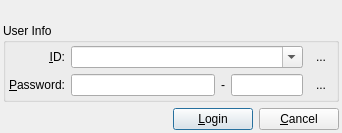
<?xml version="1.0" encoding="UTF-8"?>
<ui version="4.0">
 <author>He Hui</author>
 <class>LoginDlgUI</class>
 <widget class="QDialog" name="LoginDlgUI">
  <property name="geometry">
   <rect>
    <x>0</x>
    <y>0</y>
    <width>406</width>
    <height>197</height>
   </rect>
  </property>
  <property name="sizePolicy">
   <sizepolicy hsizetype="Preferred" vsizetype="Preferred">
    <horstretch>0</horstretch>
    <verstretch>0</verstretch>
   </sizepolicy>
  </property>
  <property name="maximumSize">
   <size>
    <width>3331</width>
    <height>2251</height>
   </size>
  </property>
  <property name="windowTitle">
   <string>Login...</string>
  </property>
  <property name="windowIcon">
   <iconset resource="../gui.qrc">
    <normaloff>:/resources/images/login.png</normaloff>:/resources/images/login.png</iconset>
  </property>
  <property name="sizeGripEnabled">
   <bool>false</bool>
  </property>
  <layout class="QGridLayout" name="gridLayout">
   <property name="sizeConstraint">
    <enum>QLayout::SetFixedSize</enum>
   </property>
   <property name="margin">
    <number>3</number>
   </property>
   <property name="spacing">
    <number>6</number>
   </property>
   <item row="0" column="0">
    <widget class="QLabel" name="logoLabel">
     <property name="text">
      <string/>
     </property>
     <property name="pixmap">
      <pixmap resource="../gui.qrc">:/resources/images/logo.png</pixmap>
     </property>
     <property name="alignment">
      <set>Qt::AlignCenter</set>
     </property>
    </widget>
   </item>
   <item row="1" column="0">
    <widget class="QGroupBox" name="userInfoGB">
     <property name="sizePolicy">
      <sizepolicy hsizetype="Expanding" vsizetype="Preferred">
       <horstretch>0</horstretch>
       <verstretch>0</verstretch>
      </sizepolicy>
     </property>
     <property name="title">
      <string>User Info</string>
     </property>
     <property name="checkable">
      <bool>false</bool>
     </property>
     <property name="checked">
      <bool>false</bool>
     </property>
     <layout class="QGridLayout">
      <property name="margin">
       <number>3</number>
      </property>
      <property name="spacing">
       <number>6</number>
      </property>
      <item row="0" column="0">
       <widget class="QLabel" name="userIDLabel">
        <property name="text">
         <string>&amp;ID:</string>
        </property>
        <property name="alignment">
         <set>Qt::AlignRight|Qt::AlignTrailing|Qt::AlignVCenter</set>
        </property>
        <property name="buddy">
         <cstring>userIDComboBox</cstring>
        </property>
       </widget>
      </item>
      <item row="0" column="1" colspan="3">
       <widget class="QComboBox" name="userIDComboBox">
        <property name="sizePolicy">
         <sizepolicy hsizetype="Expanding" vsizetype="Fixed">
          <horstretch>0</horstretch>
          <verstretch>0</verstretch>
         </sizepolicy>
        </property>
        <property name="toolTip">
         <string>User Name</string>
        </property>
        <property name="editable">
         <bool>true</bool>
        </property>
        <property name="currentIndex">
         <number>-1</number>
        </property>
        <property name="duplicatesEnabled">
         <bool>false</bool>
        </property>
       </widget>
      </item>
      <item row="1" column="0">
       <widget class="QLabel" name="passwordLabel">
        <property name="text">
         <string>&amp;Password:</string>
        </property>
        <property name="alignment">
         <set>Qt::AlignRight|Qt::AlignTrailing|Qt::AlignVCenter</set>
        </property>
        <property name="buddy">
         <cstring>passwordLineEdit</cstring>
        </property>
       </widget>
      </item>
      <item row="1" column="1">
       <widget class="QLineEdit" name="passwordLineEdit">
        <property name="sizePolicy">
         <sizepolicy hsizetype="Expanding" vsizetype="Fixed">
          <horstretch>2</horstretch>
          <verstretch>0</verstretch>
         </sizepolicy>
        </property>
        <property name="toolTip">
         <string>Password</string>
        </property>
        <property name="text">
         <string notr="true"/>
        </property>
        <property name="echoMode">
         <enum>QLineEdit::NoEcho</enum>
        </property>
       </widget>
      </item>
      <item row="1" column="4">
       <widget class="QToolButton" name="toolButtonKey">
        <property name="text">
         <string>...</string>
        </property>
        <property name="icon">
         <iconset resource="../gui.qrc">
          <normaloff>:/resources/images/key.png</normaloff>:/resources/images/key.png</iconset>
        </property>
        <property name="autoRaise">
         <bool>true</bool>
        </property>
       </widget>
      </item>
      <item row="0" column="4">
       <widget class="QToolButton" name="toolButtonUser">
        <property name="text">
         <string>...</string>
        </property>
        <property name="icon">
         <iconset resource="../gui.qrc">
          <normaloff>:/resources/images/user.png</normaloff>:/resources/images/user.png</iconset>
        </property>
        <property name="autoRaise">
         <bool>true</bool>
        </property>
       </widget>
      </item>
      <item row="1" column="3">
       <widget class="QLineEdit" name="lineEditAuthenticode">
        <property name="sizePolicy">
         <sizepolicy hsizetype="Preferred" vsizetype="Fixed">
          <horstretch>1</horstretch>
          <verstretch>0</verstretch>
         </sizepolicy>
        </property>
        <property name="toolTip">
         <string>Authenticode</string>
        </property>
        <property name="echoMode">
         <enum>QLineEdit::NoEcho</enum>
        </property>
       </widget>
      </item>
      <item row="1" column="2">
       <widget class="QLabel" name="labelAuthenticode">
        <property name="text">
         <string>-</string>
        </property>
        <property name="buddy">
         <cstring>lineEditAuthenticode</cstring>
        </property>
       </widget>
      </item>
     </layout>
    </widget>
   </item>
   <item row="2" column="0">
    <layout class="QHBoxLayout" name="buttonHBoxLayout">
     <property name="spacing">
      <number>6</number>
     </property>
     <property name="margin">
      <number>0</number>
     </property>
     <item>
      <spacer>
       <property name="orientation">
        <enum>Qt::Horizontal</enum>
       </property>
       <property name="sizeType">
        <enum>QSizePolicy::Expanding</enum>
       </property>
       <property name="sizeHint" stdset="0">
        <size>
         <width>10</width>
         <height>20</height>
        </size>
       </property>
      </spacer>
     </item>
     <item>
      <widget class="QPushButton" name="loginButton">
       <property name="text">
        <string>&amp;Login</string>
       </property>
       <property name="default">
        <bool>true</bool>
       </property>
      </widget>
     </item>
     <item>
      <widget class="QPushButton" name="cancelButton">
       <property name="text">
        <string>&amp;Cancel</string>
       </property>
       <property name="shortcut">
        <string>Esc</string>
       </property>
      </widget>
     </item>
    </layout>
   </item>
  </layout>
 </widget>
 <tabstops>
  <tabstop>userIDComboBox</tabstop>
  <tabstop>passwordLineEdit</tabstop>
  <tabstop>lineEditAuthenticode</tabstop>
  <tabstop>loginButton</tabstop>
  <tabstop>cancelButton</tabstop>
  <tabstop>toolButtonUser</tabstop>
  <tabstop>toolButtonKey</tabstop>
 </tabstops>
 <resources>
  <include location="../gui.qrc"/>
  <include location="../gui.qrc"/>
 </resources>
 <connections/>
</ui>
